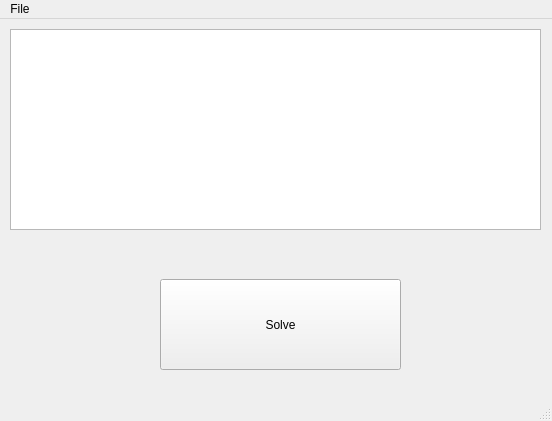
<?xml version="1.0" encoding="UTF-8"?>
<ui version="4.0">
 <class>MainWindow</class>
 <widget class="QMainWindow" name="MainWindow">
  <property name="geometry">
   <rect>
    <x>0</x>
    <y>0</y>
    <width>552</width>
    <height>421</height>
   </rect>
  </property>
  <property name="windowTitle">
   <string>MainWindow</string>
  </property>
  <widget class="QWidget" name="centralWidget">
   <widget class="QTableView" name="tableView">
    <property name="geometry">
     <rect>
      <x>10</x>
      <y>10</y>
      <width>531</width>
      <height>201</height>
     </rect>
    </property>
   </widget>
   <widget class="QPushButton" name="solveButton">
    <property name="geometry">
     <rect>
      <x>160</x>
      <y>260</y>
      <width>241</width>
      <height>91</height>
     </rect>
    </property>
    <property name="text">
     <string>Solve</string>
    </property>
   </widget>
  </widget>
  <widget class="QMenuBar" name="menuBar">
   <property name="geometry">
    <rect>
     <x>0</x>
     <y>0</y>
     <width>552</width>
     <height>25</height>
    </rect>
   </property>
   <widget class="QMenu" name="menuChoose_problem">
    <property name="title">
     <string>File</string>
    </property>
    <addaction name="actionChoose_problem"/>
    <addaction name="separator"/>
    <addaction name="actionAdd_solver"/>
   </widget>
   <addaction name="menuChoose_problem"/>
  </widget>
  <widget class="QStatusBar" name="statusBar"/>
  <action name="actionChoose_problem">
   <property name="text">
    <string>Choose problem</string>
   </property>
  </action>
  <action name="actionAdd_solver">
   <property name="text">
    <string>Add solver</string>
   </property>
  </action>
 </widget>
 <layoutdefault spacing="6" margin="11"/>
 <resources/>
 <connections/>
</ui>
